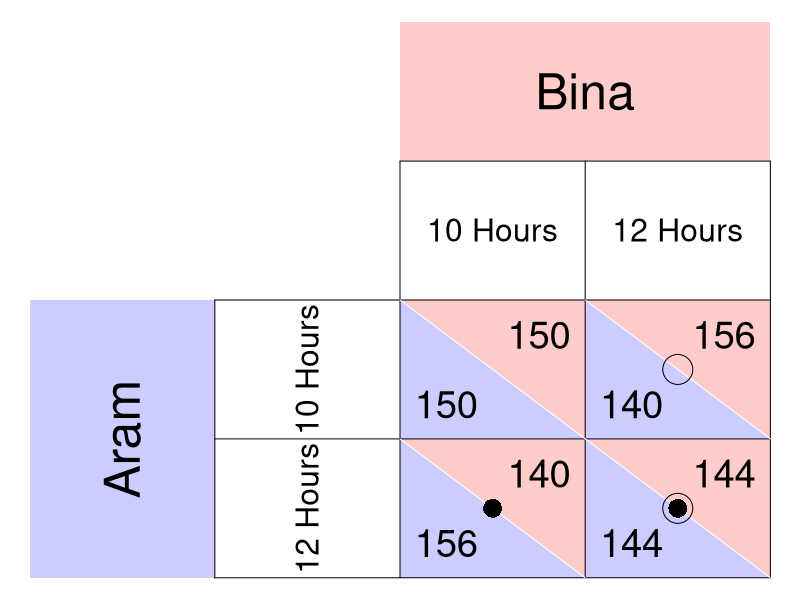

The R script that drew this image: (Note: this script raises an error after producing the figure.)
require(ggplot2)
require(shape)
pdf(file = "coordination_failures/matrix_fishermen_functions.pdf", width = 8, height = 8)

par(mar =  c(0, 0, 0, 0))
xlims <- c(0, 8)
ylims <- c(0, 8)

#TextSizes
PlayerSize <- 3
StratSize <- 1.9
PayoffSize <- 2.3

p1fadelevel <- 0.2
p2fadelevel <- 0.2

#Payoffs are listed as c("NW", "SW", "NE", "SE")

#Considerations for Player 1
P1Name <- c("Aram")
P1Strat <- c("10 Hours", "12 Hours")
P1Payoffs <- c("150", "156", "140", "144")
P1BR1 <- c("SW") #Must be NW or SW - the BR prints accordingly. 
P1BR2 <- c("SE") #Must be NE or SE - the BR prints accordingly. 
P1bestsize <- 2.5 #Adjusts size of point indicating best response of P1
#NW = (5, 3); SW = (5,1); NE = (7, 3); SE = (7, 1)

#Considerations for Player 2
P2Name <- c("Bina")
P2Strat <- c("10 Hours", "12 Hours")
P2Payoffs <- c("150", "140", "156", "144")
P2BR1 <- c("NE") #Must be NW or SW - the BR prints accordingly. 
P2BR2 <- c("SE") #Must be NE or SE - the BR prints accordingly. 
P2bestsize <- 4 #Adjusts size of circle indicating best response of P1

plot(0, 0, xlim = xlims, ylim = ylims, type = "n",
     xlab = expression(""),
     ylab = expression(""),
     xaxt = "n", 
     yaxt = "n", 
     cex.lab = 2, 
     bty = "n")



#Color and label for Player 1 and their strategies
polygon(c(0,0,2,2,0), c(0,4,4,0,0), col=rgb(0, 0, 1, p1fadelevel), density=NULL, border = NA)
text(1, 2, P1Name[1], srt = 90, cex = PlayerSize)

text(3, 3, P1Strat[1], cex = StratSize, srt = 90)
text(3, 1, P1Strat[2], cex = StratSize, srt = 90)


#Color and label for Player 2
polygon(c(4,4,8,8,4), c(8,6,6,8,8), col=rgb(1, 0, 0, p2fadelevel), density=NULL, border = NA)
text(6, 7, P2Name[1], cex = PlayerSize)

text(5, 5, P2Strat[1], cex = StratSize)
text(7, 5, P2Strat[2], cex = StratSize)

#NorthWest cell 
#P1
polygon(c(4,4,6,4), c(4,2,2,4), col=rgb(0, 0, 1, p1fadelevel), density=NULL, border = NA)
#P2
polygon(c(4,6,6,4), c(4,4,2,4), col=rgb(1, 0, 0, p2fadelevel), density=NULL, border = NA)

#P1
text(4.5, 2.5, P1Payoffs[1], cex = PayoffSize)
#P2
text(5.5, 3.5, P2Payoffs[1], cex = PayoffSize)

#SouthWest cell  
#P1
polygon(c(4,4,6,4), c(2,0,0,2), col=rgb(0, 0, 1, p1fadelevel), density=NULL, border = NA)
#P2
polygon(c(4,6,6,4), c(2,2,0,2), col=rgb(1, 0, 0, p2fadelevel), density=NULL, border = NA)

#P1
text(4.5, 0.5, P1Payoffs[2], cex = PayoffSize)
#P2
text(5.5, 1.5, P2Payoffs[2], cex = PayoffSize)


#NorthEast cell 
#P1
polygon(c(6,6,8,6), c(4,2,2,4), col=rgb(0, 0, 1, p1fadelevel), density=NULL, border = NA)
#P2
polygon(c(6,8,8,6), c(4,4,2,4), col=rgb(1, 0, 0, p2fadelevel), density=NULL, border = NA)
#P1
text(6.5, 2.5, P1Payoffs[3], cex = PayoffSize)
#P2
text(7.5, 3.5, P2Payoffs[3], cex = PayoffSize)

#SouthEast cell 
#P1
polygon(c(6,6,8,6), c(2,0,0,2), col=rgb(0, 0, 1, p1fadelevel), density=NULL, border = NA)
#P2
polygon(c(6,8,8,6), c(2,2,0,2), col=rgb(1, 0, 0, p2fadelevel), density=NULL, border = NA)
#P1
text(6.5, 0.5, P1Payoffs[4], cex = PayoffSize)
#P2
text(7.5, 1.5, P2Payoffs[4], cex = PayoffSize)


#Lines for the Table
segments(8, 0, 8, 6, lty = 1, col = "black")
segments(4, 6, 8, 6, lty = 1, col = "black")
segments(2, 0, 2, 4, lty = 1, col = "black")
segments(2, 0, 8, 0, lty = 1, col = "black")
segments(2, 4, 8, 4, lty = 1, col = "black")
segments(4, 0, 4, 6, lty = 1, col = "black")
segments(2, 2, 8, 2, lty = 1, col = "black")
segments(6, 0, 6, 6, lty = 1, col = "black")

#Diagonals
#NW
segments(4, 4, 6, 2, lty = 1, col = "white")
#NE
segments(6, 4, 8, 2, lty = 1, col = "white")
#SW
segments(4, 2, 6, 0, lty = 1, col = "white")
#Se
segments(6, 2, 8, 0, lty = 1, col = "white")


#Best responses 
#P1 
if (P1BR1[1] == "NW"){
  points(5, 3, pch = 16, col = "black", cex = P1bestsize)
} else{points(5, 1, pch = 16, col = "black", cex = P1bestsize)
}

if (P1BR2[1] == "NE"){
  points(7, 3, pch = 16, col = "black", cex = P1bestsize)
} else{points(7, 1, pch = 16, col = "black", cex = P1bestsize)
}


#P2
if (P2BR1[1] == "NW"){
  points(5, 3, pch = 1, col = "black", cex = P2bestsize)
} else{points(7, 3, pch = 1, col = "black", cex = P2bestsize)
}

if (P2BR2[1] == "SW"){
  points(5, 1, pch = 1, col = "black", cex = P2bestsize)
} else{points(7, 1, pch = 1, col = "black", cex = P2bestsize)
}

#label point for Pareto comparisons
text(5.25, 2.25, expression(a), cex = LabelSize)
text(5.25, 0.25, expression(b), cex = LabelSize)
text(7.25, 2.25, expression(d), cex = LabelSize)
text(7.25, 0.25, expression(c), cex = LabelSize)

dev.off()
